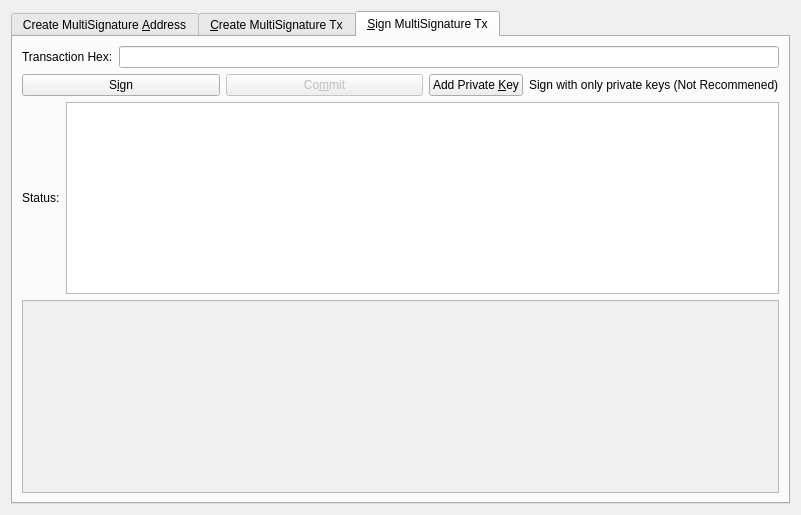
<?xml version="1.0" encoding="UTF-8"?>
<ui version="4.0">
 <class>MultisigDialog</class>
 <widget class="QDialog" name="MultisigDialog">
  <property name="geometry">
   <rect>
    <x>0</x>
    <y>0</y>
    <width>801</width>
    <height>515</height>
   </rect>
  </property>
  <property name="sizePolicy">
   <sizepolicy hsizetype="Fixed" vsizetype="Fixed">
    <horstretch>0</horstretch>
    <verstretch>0</verstretch>
   </sizepolicy>
  </property>
  <property name="windowTitle">
   <string>Multisignature Address Interactions</string>
  </property>
  <layout class="QVBoxLayout" name="verticalLayout_8">
   <item>
    <widget class="QTabWidget" name="multisigTabWidget">
     <property name="styleSheet">
      <string notr="true">QScrollArea{border: 1px solid #5b4c7c;}
QFrame{background-color:#f2f0f0;}
QLabel{background-color:#ffffff;}
QFrame &gt; QLabel{background-color:#f2f0f0;}</string>
     </property>
     <property name="currentIndex">
      <number>2</number>
     </property>
     <widget class="QWidget" name="addMultisigTab">
      <property name="sizePolicy">
       <sizepolicy hsizetype="Minimum" vsizetype="Minimum">
        <horstretch>0</horstretch>
        <verstretch>0</verstretch>
       </sizepolicy>
      </property>
      <attribute name="title">
       <string>Create MultiSignature &amp;Address</string>
      </attribute>
      <layout class="QVBoxLayout" name="verticalLayout">
       <item>
        <layout class="QHBoxLayout" name="enterMLayout">
         <item>
          <widget class="QSpinBox" name="enterMSpinbox">
           <property name="sizePolicy">
            <sizepolicy hsizetype="Fixed" vsizetype="Fixed">
             <horstretch>0</horstretch>
             <verstretch>0</verstretch>
            </sizepolicy>
           </property>
           <property name="toolTip">
            <string>How many people must sign to verify a transaction</string>
           </property>
           <property name="minimum">
            <number>1</number>
           </property>
           <property name="maximum">
            <number>16</number>
           </property>
           <property name="value">
            <number>1</number>
           </property>
          </widget>
         </item>
         <item>
          <widget class="QLabel" name="enterMLabel">
           <property name="text">
            <string>Enter the minimum number of signatures required to sign transactions</string>
           </property>
          </widget>
         </item>
        </layout>
       </item>
       <item>
        <layout class="QHBoxLayout" name="addressLabelLayout">
         <item>
          <widget class="QLabel" name="addressLableLabel">
           <property name="text">
            <string>Address Label:</string>
           </property>
          </widget>
         </item>
         <item>
          <widget class="QLineEdit" name="multisigAddressLabel"/>
         </item>
        </layout>
       </item>
       <item>
        <layout class="QHBoxLayout" name="addAddressLayout">
         <item>
          <widget class="QPushButton" name="addAddressButton">
           <property name="toolTip">
            <string>Add another address that could sign to verify a transaction from the multisig address.</string>
           </property>
           <property name="text">
            <string>&amp;Add Address / Key</string>
           </property>
           <property name="icon">
            <iconset resource="../pivx.qrc">
             <normaloff>:/icons/add</normaloff>:/icons/add</iconset>
           </property>
           <property name="autoDefault">
            <bool>false</bool>
           </property>
          </widget>
         </item>
         <item>
          <widget class="QLabel" name="addAddressLabel">
           <property name="sizePolicy">
            <sizepolicy hsizetype="Preferred" vsizetype="Fixed">
             <horstretch>0</horstretch>
             <verstretch>0</verstretch>
            </sizepolicy>
           </property>
           <property name="text">
            <string>Local addresses or public keys that can sign:</string>
           </property>
          </widget>
         </item>
         <item>
          <spacer name="addAddressSpacer_2">
           <property name="orientation">
            <enum>Qt::Horizontal</enum>
           </property>
           <property name="sizeHint" stdset="0">
            <size>
             <width>40</width>
             <height>10</height>
            </size>
           </property>
          </spacer>
         </item>
        </layout>
       </item>
       <item>
        <widget class="QScrollArea" name="addAddressScrollArea">
         <property name="sizePolicy">
          <sizepolicy hsizetype="Preferred" vsizetype="Expanding">
           <horstretch>0</horstretch>
           <verstretch>0</verstretch>
          </sizepolicy>
         </property>
         <property name="widgetResizable">
          <bool>true</bool>
         </property>
         <widget class="QWidget" name="addAddressWidget">
          <property name="geometry">
           <rect>
            <x>0</x>
            <y>0</y>
            <width>759</width>
            <height>166</height>
           </rect>
          </property>
          <layout class="QVBoxLayout" name="verticalLayout_5">
           <item>
            <layout class="QVBoxLayout" name="addressList"/>
           </item>
           <item>
            <spacer name="verticalSpacer">
             <property name="orientation">
              <enum>Qt::Vertical</enum>
             </property>
             <property name="sizeHint" stdset="0">
              <size>
               <width>20</width>
               <height>40</height>
              </size>
             </property>
            </spacer>
           </item>
          </layout>
         </widget>
        </widget>
       </item>
       <item>
        <layout class="QHBoxLayout" name="addMultisigLayout">
         <item>
          <widget class="QPushButton" name="addMultisigButton">
           <property name="sizePolicy">
            <sizepolicy hsizetype="Preferred" vsizetype="Fixed">
             <horstretch>0</horstretch>
             <verstretch>0</verstretch>
            </sizepolicy>
           </property>
           <property name="toolTip">
            <string>Create a new multisig address</string>
           </property>
           <property name="toolTipDuration">
            <number>-3</number>
           </property>
           <property name="text">
            <string>C&amp;reate</string>
           </property>
           <property name="icon">
            <iconset resource="../pivx.qrc">
             <normaloff>:/icons/filesave</normaloff>:/icons/filesave</iconset>
           </property>
           <property name="autoDefault">
            <bool>false</bool>
           </property>
          </widget>
         </item>
         <item>
          <widget class="QLabel" name="label">
           <property name="text">
            <string>Status:</string>
           </property>
          </widget>
         </item>
         <item>
          <widget class="QTextEdit" name="addMultisigStatus">
           <property name="sizePolicy">
            <sizepolicy hsizetype="Expanding" vsizetype="Fixed">
             <horstretch>0</horstretch>
             <verstretch>0</verstretch>
            </sizepolicy>
           </property>
           <property name="maximumSize">
            <size>
             <width>16777215</width>
             <height>75</height>
            </size>
           </property>
           <property name="readOnly">
            <bool>true</bool>
           </property>
           <property name="textInteractionFlags">
            <set>Qt::TextSelectableByKeyboard|Qt::TextSelectableByMouse</set>
           </property>
          </widget>
         </item>
        </layout>
       </item>
       <item>
        <widget class="QLabel" name="label_2">
         <property name="sizePolicy">
          <sizepolicy hsizetype="Preferred" vsizetype="Preferred">
           <horstretch>0</horstretch>
           <verstretch>0</verstretch>
          </sizepolicy>
         </property>
         <property name="text">
          <string>Use below to quickly import an address by its redeem. Don't forget to add a label before clicking import!
Keep in mind, the wallet will rescan the blockchain to find transactions containing the new address.
Please be patient after clicking import.</string>
         </property>
         <property name="scaledContents">
          <bool>false</bool>
         </property>
         <property name="wordWrap">
          <bool>true</bool>
         </property>
        </widget>
       </item>
       <item>
        <layout class="QHBoxLayout" name="importLayout">
         <item>
          <widget class="QPushButton" name="importAddressButton">
           <property name="sizePolicy">
            <sizepolicy hsizetype="Fixed" vsizetype="Fixed">
             <horstretch>0</horstretch>
             <verstretch>0</verstretch>
            </sizepolicy>
           </property>
           <property name="text">
            <string>&amp;Import Redeem</string>
           </property>
           <property name="icon">
            <iconset resource="../pivx.qrc">
             <normaloff>:/icons/receiving_addresses</normaloff>:/icons/receiving_addresses</iconset>
           </property>
          </widget>
         </item>
         <item>
          <widget class="QLineEdit" name="importRedeem">
           <property name="sizePolicy">
            <sizepolicy hsizetype="Preferred" vsizetype="Fixed">
             <horstretch>0</horstretch>
             <verstretch>0</verstretch>
            </sizepolicy>
           </property>
          </widget>
         </item>
        </layout>
       </item>
      </layout>
     </widget>
     <widget class="QWidget" name="createTransactionTab">
      <attribute name="title">
       <string>&amp;Create MultiSignature Tx</string>
      </attribute>
      <layout class="QVBoxLayout" name="verticalLayout_3">
       <item>
        <layout class="QHBoxLayout" name="horizontalLayout_2">
         <item>
          <layout class="QVBoxLayout" name="createTxLayout">
           <item>
            <layout class="QHBoxLayout" name="addTxInputLayout">
             <item>
              <widget class="QLabel" name="addTxInputLabel">
               <property name="sizePolicy">
                <sizepolicy hsizetype="Fixed" vsizetype="Preferred">
                 <horstretch>0</horstretch>
                 <verstretch>0</verstretch>
                </sizepolicy>
               </property>
               <property name="text">
                <string>Inputs:</string>
               </property>
              </widget>
             </item>
             <item>
              <widget class="QPushButton" name="pushButtonCoinControl">
               <property name="sizePolicy">
                <sizepolicy hsizetype="Preferred" vsizetype="Fixed">
                 <horstretch>0</horstretch>
                 <verstretch>0</verstretch>
                </sizepolicy>
               </property>
               <property name="text">
                <string>Coin Control</string>
               </property>
              </widget>
             </item>
             <item>
              <layout class="QFormLayout" name="formLayout_2">
               <property name="rightMargin">
                <number>10</number>
               </property>
               <item row="0" column="0">
                <widget class="QLabel" name="labelQuantity">
                 <property name="text">
                  <string>Quantity Selected:</string>
                 </property>
                </widget>
               </item>
               <item row="0" column="1">
                <widget class="QLabel" name="labelQuantity_int">
                 <property name="text">
                  <string>0</string>
                 </property>
                </widget>
               </item>
               <item row="1" column="0">
                <widget class="QLabel" name="labelAmount">
                 <property name="text">
                  <string>Amount:</string>
                 </property>
                </widget>
               </item>
               <item row="1" column="1">
                <widget class="QLabel" name="labelAmount_int">
                 <property name="text">
                  <string>0</string>
                 </property>
                </widget>
               </item>
              </layout>
             </item>
             <item>
              <widget class="QPushButton" name="addInputButton">
               <property name="sizePolicy">
                <sizepolicy hsizetype="Preferred" vsizetype="Fixed">
                 <horstretch>0</horstretch>
                 <verstretch>0</verstretch>
                </sizepolicy>
               </property>
               <property name="toolTip">
                <string>Add an input to fund the outputs</string>
               </property>
               <property name="text">
                <string>Add a Raw Input</string>
               </property>
               <property name="icon">
                <iconset resource="../pivx.qrc">
                 <normaloff>:/css/default</normaloff>:/css/default</iconset>
               </property>
              </widget>
             </item>
            </layout>
           </item>
           <item>
            <widget class="QScrollArea" name="txInputsScrollArea">
             <property name="sizePolicy">
              <sizepolicy hsizetype="Preferred" vsizetype="Expanding">
               <horstretch>0</horstretch>
               <verstretch>0</verstretch>
              </sizepolicy>
             </property>
             <property name="widgetResizable">
              <bool>true</bool>
             </property>
             <widget class="QWidget" name="txInputsWidget">
              <property name="geometry">
               <rect>
                <x>0</x>
                <y>0</y>
                <width>747</width>
                <height>74</height>
               </rect>
              </property>
              <layout class="QVBoxLayout" name="verticalLayout_7">
               <item>
                <layout class="QVBoxLayout" name="inputsList"/>
               </item>
               <item>
                <spacer name="txInputsSpacer">
                 <property name="orientation">
                  <enum>Qt::Vertical</enum>
                 </property>
                 <property name="sizeHint" stdset="0">
                  <size>
                   <width>20</width>
                   <height>40</height>
                  </size>
                 </property>
                </spacer>
               </item>
              </layout>
             </widget>
            </widget>
           </item>
           <item>
            <layout class="QHBoxLayout" name="addDestinationLayout">
             <item>
              <widget class="QLabel" name="addDestinationLabel">
               <property name="text">
                <string>Address / Amount:</string>
               </property>
              </widget>
             </item>
             <item>
              <widget class="QPushButton" name="addDestinationButton">
               <property name="sizePolicy">
                <sizepolicy hsizetype="Fixed" vsizetype="Fixed">
                 <horstretch>0</horstretch>
                 <verstretch>0</verstretch>
                </sizepolicy>
               </property>
               <property name="toolTip">
                <string>Add destinations to send PIV to</string>
               </property>
               <property name="text">
                <string>Add &amp;Destination</string>
               </property>
               <property name="icon">
                <iconset resource="../pivx.qrc">
                 <normaloff>:/icons/add</normaloff>:/icons/add</iconset>
               </property>
              </widget>
             </item>
             <item>
              <spacer name="addDestinationHorizontalSpacer">
               <property name="orientation">
                <enum>Qt::Horizontal</enum>
               </property>
               <property name="sizeHint" stdset="0">
                <size>
                 <width>40</width>
                 <height>20</height>
                </size>
               </property>
              </spacer>
             </item>
            </layout>
           </item>
           <item>
            <widget class="QScrollArea" name="destionationsScrollArea">
             <property name="sizePolicy">
              <sizepolicy hsizetype="Expanding" vsizetype="Expanding">
               <horstretch>0</horstretch>
               <verstretch>0</verstretch>
              </sizepolicy>
             </property>
             <property name="widgetResizable">
              <bool>true</bool>
             </property>
             <widget class="QWidget" name="destinationsScrollAreaContents">
              <property name="geometry">
               <rect>
                <x>0</x>
                <y>0</y>
                <width>747</width>
                <height>73</height>
               </rect>
              </property>
              <layout class="QVBoxLayout" name="verticalLayout_11">
               <item>
                <layout class="QVBoxLayout" name="destinationsList"/>
               </item>
               <item>
                <spacer name="destinationsSpacer">
                 <property name="orientation">
                  <enum>Qt::Vertical</enum>
                 </property>
                 <property name="sizeHint" stdset="0">
                  <size>
                   <width>20</width>
                   <height>20</height>
                  </size>
                 </property>
                </spacer>
               </item>
              </layout>
             </widget>
            </widget>
           </item>
           <item>
            <layout class="QHBoxLayout" name="horizontalLayout_4">
             <item>
              <widget class="QPushButton" name="createButton">
               <property name="sizePolicy">
                <sizepolicy hsizetype="Fixed" vsizetype="Fixed">
                 <horstretch>0</horstretch>
                 <verstretch>0</verstretch>
                </sizepolicy>
               </property>
               <property name="minimumSize">
                <size>
                 <width>150</width>
                 <height>0</height>
                </size>
               </property>
               <property name="toolTip">
                <string>Create a transaction object using the given inputs to the given outputs</string>
               </property>
               <property name="text">
                <string>Cr&amp;eate</string>
               </property>
               <property name="icon">
                <iconset resource="../pivx.qrc">
                 <normaloff>:/icons/export</normaloff>:/icons/export</iconset>
               </property>
               <property name="autoDefault">
                <bool>false</bool>
               </property>
               <property name="default">
                <bool>true</bool>
               </property>
              </widget>
             </item>
             <item>
              <widget class="QLabel" name="createButtonLabel">
               <property name="sizePolicy">
                <sizepolicy hsizetype="Fixed" vsizetype="Preferred">
                 <horstretch>0</horstretch>
                 <verstretch>0</verstretch>
                </sizepolicy>
               </property>
               <property name="text">
                <string>Status:</string>
               </property>
               <property name="alignment">
                <set>Qt::AlignRight|Qt::AlignTrailing|Qt::AlignVCenter</set>
               </property>
              </widget>
             </item>
             <item>
              <widget class="QTextEdit" name="createButtonStatus">
               <property name="sizePolicy">
                <sizepolicy hsizetype="Expanding" vsizetype="Minimum">
                 <horstretch>0</horstretch>
                 <verstretch>0</verstretch>
                </sizepolicy>
               </property>
               <property name="maximumSize">
                <size>
                 <width>16777215</width>
                 <height>16777215</height>
                </size>
               </property>
               <property name="readOnly">
                <bool>true</bool>
               </property>
               <property name="html">
                <string>&lt;!DOCTYPE HTML PUBLIC &quot;-//W3C//DTD HTML 4.0//EN&quot; &quot;http://www.w3.org/TR/REC-html40/strict.dtd&quot;&gt;
&lt;html&gt;&lt;head&gt;&lt;meta name=&quot;qrichtext&quot; content=&quot;1&quot; /&gt;&lt;style type=&quot;text/css&quot;&gt;
p, li { white-space: pre-wrap; }
&lt;/style&gt;&lt;/head&gt;&lt;body style=&quot; font-family:'Ubuntu'; font-size:11pt; font-weight:400; font-style:normal;&quot;&gt;
&lt;p style=&quot;-qt-paragraph-type:empty; margin-top:0px; margin-bottom:0px; margin-left:0px; margin-right:0px; -qt-block-indent:0; text-indent:0px; font-family:'Noto Sans'; font-size:9pt;&quot;&gt;&lt;br /&gt;&lt;/p&gt;&lt;/body&gt;&lt;/html&gt;</string>
               </property>
              </widget>
             </item>
            </layout>
           </item>
          </layout>
         </item>
         <item>
          <layout class="QHBoxLayout" name="horizontalLayout_3"/>
         </item>
        </layout>
       </item>
      </layout>
     </widget>
     <widget class="QWidget" name="signMultisigTransaction">
      <property name="styleSheet">
       <string notr="true">txScrollArea:{
	border: 1px solid #5b4c7c;
}
keyScrollArea:{
	border: 1px solid #5b4c7c;
}
txScrollArea:{
	border: 1px solid #5b4c7c;
}</string>
      </property>
      <attribute name="title">
       <string>&amp;Sign MultiSignature Tx</string>
      </attribute>
      <layout class="QVBoxLayout" name="verticalLayout_4">
       <item>
        <layout class="QHBoxLayout" name="transactionHexLayout">
         <item>
          <widget class="QLabel" name="transactionHexLabel">
           <property name="text">
            <string>Transaction Hex:</string>
           </property>
          </widget>
         </item>
         <item>
          <widget class="QLineEdit" name="transactionHex">
           <property name="toolTip">
            <string/>
           </property>
          </widget>
         </item>
        </layout>
       </item>
       <item>
        <layout class="QHBoxLayout" name="horizontalLayout">
         <item>
          <layout class="QVBoxLayout" name="verticalLayout_2">
           <item>
            <layout class="QHBoxLayout" name="horizontalLayout_7">
             <item>
              <widget class="QPushButton" name="signButton">
               <property name="sizePolicy">
                <sizepolicy hsizetype="Preferred" vsizetype="Fixed">
                 <horstretch>0</horstretch>
                 <verstretch>0</verstretch>
                </sizepolicy>
               </property>
               <property name="minimumSize">
                <size>
                 <width>150</width>
                 <height>0</height>
                </size>
               </property>
               <property name="toolTip">
                <string>Sign the transaction from this wallet or from provided private keys</string>
               </property>
               <property name="text">
                <string>S&amp;ign</string>
               </property>
               <property name="icon">
                <iconset resource="../pivx.qrc">
                 <normaloff>:/icons/edit</normaloff>:/icons/edit</iconset>
               </property>
               <property name="autoDefault">
                <bool>false</bool>
               </property>
               <property name="default">
                <bool>true</bool>
               </property>
              </widget>
             </item>
             <item>
              <widget class="QPushButton" name="commitButton">
               <property name="enabled">
                <bool>false</bool>
               </property>
               <property name="sizePolicy">
                <sizepolicy hsizetype="Preferred" vsizetype="Fixed">
                 <horstretch>0</horstretch>
                 <verstretch>0</verstretch>
                </sizepolicy>
               </property>
               <property name="toolTip">
                <string>&lt;html&gt;&lt;head/&gt;&lt;body&gt;&lt;p&gt;DISABLED until transaction has been signed enough times.&lt;/p&gt;&lt;/body&gt;&lt;/html&gt;</string>
               </property>
               <property name="autoFillBackground">
                <bool>false</bool>
               </property>
               <property name="text">
                <string>Co&amp;mmit</string>
               </property>
               <property name="icon">
                <iconset resource="../pivx.qrc">
                 <normaloff>:/icons/send</normaloff>:/icons/send</iconset>
               </property>
               <property name="autoDefault">
                <bool>true</bool>
               </property>
              </widget>
             </item>
             <item>
              <layout class="QHBoxLayout" name="addPrivKeyLayout">
               <item>
                <widget class="QPushButton" name="addPrivKeyButton">
                 <property name="sizePolicy">
                  <sizepolicy hsizetype="Fixed" vsizetype="Fixed">
                   <horstretch>0</horstretch>
                   <verstretch>0</verstretch>
                  </sizepolicy>
                 </property>
                 <property name="toolTip">
                  <string>Add private keys to sign the transaction with</string>
                 </property>
                 <property name="text">
                  <string>Add Private &amp;Key</string>
                 </property>
                 <property name="icon">
                  <iconset resource="../pivx.qrc">
                   <normaloff>:/icons/add</normaloff>:/icons/add</iconset>
                 </property>
                </widget>
               </item>
               <item>
                <widget class="QLabel" name="addPrivKeyLabel">
                 <property name="text">
                  <string>Sign with only private keys (Not Recommened)</string>
                 </property>
                </widget>
               </item>
              </layout>
             </item>
            </layout>
           </item>
           <item>
            <layout class="QHBoxLayout" name="horizontalLayout_5">
             <item>
              <widget class="QLabel" name="signButtonStatusLabel">
               <property name="text">
                <string>Status:</string>
               </property>
              </widget>
             </item>
             <item>
              <widget class="QTextEdit" name="signButtonStatus">
               <property name="sizePolicy">
                <sizepolicy hsizetype="Expanding" vsizetype="Preferred">
                 <horstretch>0</horstretch>
                 <verstretch>0</verstretch>
                </sizepolicy>
               </property>
               <property name="maximumSize">
                <size>
                 <width>16777215</width>
                 <height>16777215</height>
                </size>
               </property>
               <property name="verticalScrollBarPolicy">
                <enum>Qt::ScrollBarAsNeeded</enum>
               </property>
               <property name="readOnly">
                <bool>true</bool>
               </property>
               <property name="textInteractionFlags">
                <set>Qt::TextSelectableByKeyboard|Qt::TextSelectableByMouse</set>
               </property>
              </widget>
             </item>
            </layout>
           </item>
           <item>
            <widget class="QScrollArea" name="keyScrollArea">
             <property name="sizePolicy">
              <sizepolicy hsizetype="Expanding" vsizetype="Expanding">
               <horstretch>0</horstretch>
               <verstretch>0</verstretch>
              </sizepolicy>
             </property>
             <property name="sizeAdjustPolicy">
              <enum>QAbstractScrollArea::AdjustToContents</enum>
             </property>
             <property name="widgetResizable">
              <bool>true</bool>
             </property>
             <widget class="QWidget" name="keyScrollAreaContents">
              <property name="geometry">
               <rect>
                <x>0</x>
                <y>0</y>
                <width>755</width>
                <height>168</height>
               </rect>
              </property>
              <layout class="QVBoxLayout" name="verticalLayout_9">
               <item>
                <layout class="QVBoxLayout" name="keyList"/>
               </item>
               <item>
                <spacer name="keySpacer">
                 <property name="orientation">
                  <enum>Qt::Vertical</enum>
                 </property>
                 <property name="sizeHint" stdset="0">
                  <size>
                   <width>20</width>
                   <height>20</height>
                  </size>
                 </property>
                </spacer>
               </item>
              </layout>
             </widget>
            </widget>
           </item>
          </layout>
         </item>
        </layout>
       </item>
      </layout>
     </widget>
    </widget>
   </item>
  </layout>
 </widget>
 <resources>
  <include location="../pivx.qrc"/>
 </resources>
 <connections/>
</ui>
